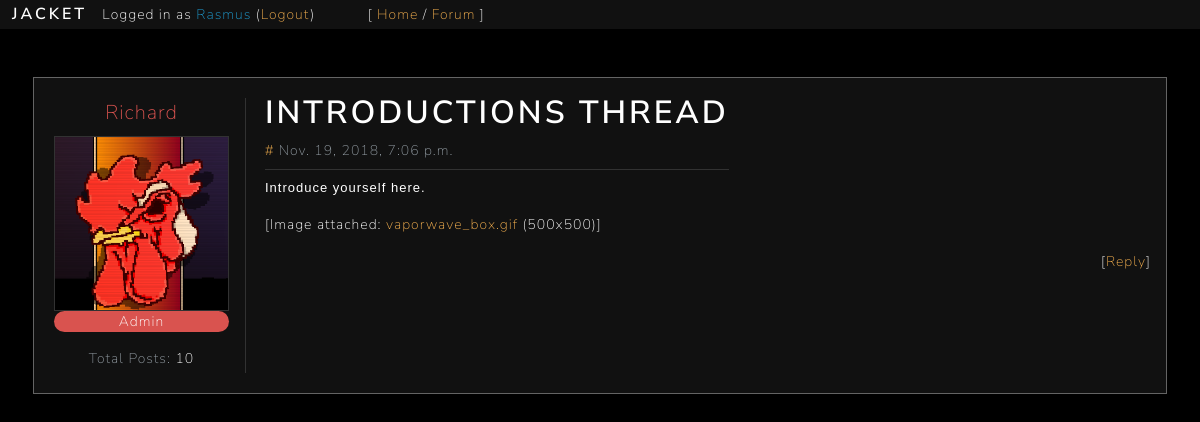
Screenshot of /forum/thread/?t=tFUhbJ9qmK (signed in) with the database file from the repository.
### forum/models.py (models this page shows)
class Thread(models.Model):
	key = models.CharField(max_length=10, default=gen_key, unique=True)
	subforum = models.ForeignKey(Subforum, on_delete=models.CASCADE)
	title = models.CharField(max_length=50)
	date = models.DateTimeField(default=timezone.now)
	content = models.TextField(max_length=1000)
	author = models.ForeignKey(User, on_delete=models.CASCADE)
	file = models.ImageField(upload_to="uploads/", blank=True)

### forum/views.py (the view, shortened to what this page needs)
# urls.py: path('thread/', views.thread, name="thread"),
def thread(request):
	if not check_login(request):
		return redirect('home')
	context = {}
	load_user_context(request, context)
	t = request.GET.get('t')
	if t is None:
		return redirect('forum')
	try:
		thread = Thread.objects.get(key=t)
		context['thread'] = thread.__dict__
		context['thread']['file'] = thread.file
		author = thread.author
		context['thread']['author'] = author.__dict__
		context['thread']['author']['avatar'] = author.profile.avatar
		context['thread']['author']['posts'] = get_total_posts(author)
		context['thread']['replies'] = {}
		replies = thread.reply_set.all()
		context['reply_form'] = ReplyForm()
	except Thread.DoesNotExist:
		return redirect('forum')
	return render(request, 'forum/thread.html', context)

### forum/templatetags/filename.py (called while the page is built)
@register.filter
def filename(file):
    return os.path.basename(file.name)

### forum/views.py (called while the page is built)
def get_total_posts(user):
	return user.thread_set.count() + user.reply_set.count()

### general/models.py (called while the page is built)
def gen_key():
	key = ''
	for i in range(0, 10):
		key += key_chars[random.randint(0, len(key_chars)-1)]
	return key

### general/views.py (called while the page is built)
def check_login(request):
	try:
		if request.session['user_id'] is not None:
			return True
	except KeyError:
		return False

def load_user_context(request, context):
	context['user'] = {
		'id': request.session['user_id'],
		'username': request.session['user_name']
	}

### forum/templates/forum/thread.html (shortened to what this page needs)
{% extends 'general/base.html' %}
{% load static %}
{% load filename %}
{% block content %}
<main class="container-fluid p-5 text-light container-fluid">
	<div id="{{ thread.key }}" class="d-block">
		<div class="row bg-ap-dark border border-grey py-3">
			<div class="px-3 border-right m-1 border-light-grey">
				<p class="text-center mb-2" style="font-size: 20px">
					<a class="{% if thread.author.is_staff %}text-danger{% else %}text-light{% endif %} n-h-u"
						href="{% url 'user' %}?id={{ thread.author.id }}">
						{{ thread.author.username }}
					</a>
				</p>
				<a class="d-block" href="{% url 'user' %}?id={{ thread.author.id }}">
					<img class="border border-light-grey" width=175px height=175px src="
						{% if thread.author.avatar %}{{ thread.author.avatar.url }}{% else %}{% static 'img/default_avatar.png' %}{% endif %}">
				</a>
				{% if thread.author.is_staff %}
				<span class="d-block badge-pill badge-danger text-center">Admin</span>
				{% endif %}
				<p class="text-secondary text-center mt-3 mb-1">Total Posts: <span class="text-light">{{ thread.author.posts }}</span></p>
			</div>
			<div class="col">
				<div class="d-inline-block border-bottom border-light-grey mb-2">
					<h1 class="text-light" style="word-wrap:break-word; white-space: pre-wrap;">{{ thread.title }}</h1>
					<p class="text-secondary mb-2">
						<a class="text-warning" href="#{{ thread.key }}">#</a> {{ thread.date }}
					</p>
				</div>
				<pre class="text-light pre-style">{{ thread.content }}</pre>{% if thread.file %}
				<p>
					[Image attached:
						<a data-toggle="collapse" href="#image-{{ thread.key }}" role="button" aria-expanded="false"
							aria-controls="image-{{ thread.key }}" class="text-warning">
							{{ thread.file|filename }}</a> ({{ thread.file.width }}x{{ thread.file.height }})]
				</p>
				{% endif %}
				<p class="text-right">
					[<a class="text-warning" href="#reply-form" data-toggle="modal" data-target="#reply-form">Reply</a>]
				</p>
			</div>
		</div>
	</div>
</main>
{% endblock %}

### static/css/jacket.css (style rules this page uses)
html { scroll-behavior: smooth; }
.pre-style { font-family: sans-serif; font-size: 13px; word-wrap: break-word; white-space: pre-wrap; }

### rows the page displays
Thread: title "INTRODUCTIONS THREAD", content "Introduce yourself here.", file|filename "vaporwave_box.gif"

### other values shown
{{ user.username }} "Rasmus"
{{ thread.author.username }} "Richard"
{{ thread.author.posts }} "10"
{{ thread.date }} "Nov. 19, 2018, 7:06 p.m."
{{ thread.file.width }} "500"
{{ thread.file.height }} "500"
